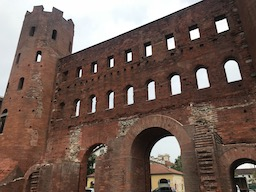
#> input picture Q_81_90/thorino.jpg, 256 x 192 px
$ python 82.py   (older library calls are emulated)
#> lines starting #> are read from the running program, lines starting #| are printed output that depends on the picture
### Q_81_90/filtering.py
import numpy as np

def rgb2grayscale(r, g, b):
    gray_img = 0.2126*r + 0.7152*g + 0.0772*b
    return gray_img.reshape(gray_img.shape[0], gray_img.shape[1], 1)


# [31 lines left out: function filtering, not called in this run]

### Q_81_90/save.py
import cv2

def result(img, name):
    cv2.imwrite(name+".jpg", img)
    cv2.imshow(name, img)
    cv2.waitKey(0)
    cv2.destroyAllWindows()

### Q_81_90/82.py

# coding: utf-8

# In[1]:


import cv2
import numpy as np
from save import result
from filtering import rgb2grayscale

img = cv2.imread("thorino.jpg").astype(np.float32)
H, W, C = img.shape
#> H = 192; W = 256; C = 3
b = img[:,:,0].copy()
g = img[:,:,1].copy()
r = img[:,:,2].copy()
gray_img = rgb2grayscale(r,g,b)

# Sobel filter
sobel_v = np.array([ [1, 2, 1], [0, 0, 0], [-1, -2, -1] ], dtype=np.float32)
sobel_h = np.array([ [1, 0, -1], [2, 0, -2], [1, 0, -1] ], dtype=np.float32)

tmp = np.pad(gray_img, (1, 1), 'edge')
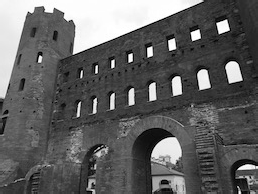
#> tmp: shape (194, 258, 3) float32; min 0, max 256.3, mean 98.9; drawn with min black and max white

Ix = np.zeros_like(gray_img, dtype=np.float32)
Iy = np.zeros_like(gray_img, dtype=np.float32)

for y in range(H):
    for x in range(W):
        Ix[y, x] = np.sum(tmp[y:y+3, x:x+3] * sobel_h)
        Iy[y, x] = np.sum(tmp[y:y+3, x:x+3] * sobel_v)
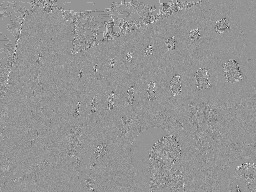
#> Ix: shape (192, 256, 1) float32; min -0.000107, max 7.63e-05, mean 3.41e-08; drawn with min black and max white

Ix2 = Ix**2
Iy2 = Iy**2
Ixy = Ix * Iy


# In[7]:


import cv2
import numpy as np
from save import result

# Read image
img = cv2.imread("thorino.jpg").astype(np.float32)
H, W, C = img.shape

## Grayscale
gray = 0.2126 * img[..., 2] + 0.7152 * img[..., 1] + 0.0722 * img[..., 0]

# Harris

## Sobel
sobely = np.array(((1, 2, 1),
                   (0, 0, 0),
                   (-1, -2, -1)), dtype=np.float32)

sobelx = np.array(((1, 0, -1),
                   (2, 0, -2),
                   (1, 0, -1)), dtype=np.float32)

tmp = np.pad(gray, (1, 1), 'edge')
#> tmp: shape (194, 258) float32

Ix = np.zeros_like(gray, dtype=np.float32)
Iy = np.zeros_like(gray, dtype=np.float32)

for y in range(H):
    for x in range(W):
        Ix[y, x] = np.sum(tmp[y:y+3, x:x+3] * sobelx)
        Iy[y, x] = np.sum(tmp[y:y+3, x:x+3] * sobely)
#> Ix: shape (192, 256) float32
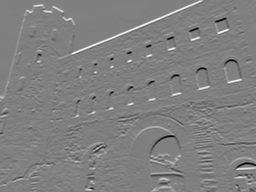
#> Iy: shape (192, 256) float32; min -1009.1, max 1003.1, mean 5.8; drawn with min black and max white

Ix2 = Ix ** 2
#> Ix2: shape (192, 256) float32
Iy2 = Iy ** 2
#> Iy2: shape (192, 256) float32
Ixy = Ix * Iy
#> Ixy: shape (192, 256) float32

## gaussian
K_size = 3
sigma = 3
Ix2_t = np.pad(Ix2, (K_size // 2, K_size // 2), 'edge')
Iy2_t = np.pad(Iy2, (K_size // 2, K_size // 2), 'edge')
Ixy_t = np.pad(Ixy, (K_size // 2, K_size // 2), 'edge')

K = np.zeros((K_size, K_size), dtype=np.float)
for x in range(K_size):
    for y in range(K_size):
        _x = x - K_size // 2
        _y = y - K_size // 2
        K[y, x] = np.exp( -(_x**2 + _y**2) / (2 * (sigma**2)))
K /= (sigma * np.sqrt(2 * np.pi))
K /= K.sum()

for y in range(H):
    for x in range(W):
        Ix2[y,x] = np.sum(Ix2_t[y:y+K_size, x:x+K_size] * K)
        Iy2[y,x] = np.sum(Iy2_t[y:y+K_size, x:x+K_size] * K)
        Ixy[y,x] = np.sum(Ixy_t[y:y+K_size, x:x+K_size] * K)
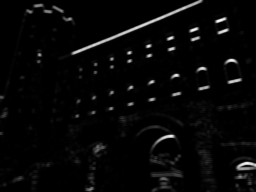
#> Iy2: shape (192, 256) float32; min 0, max 477933, mean 13783.4; drawn with min black and max white

Ix2 = Ix2.astype(np.uint8)
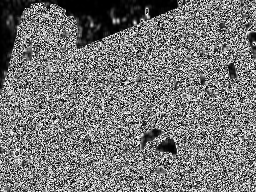
#> Ix2: shape (192, 256); min 0, max 255, mean 116.9
Iy2 = Iy2.astype(np.uint8)
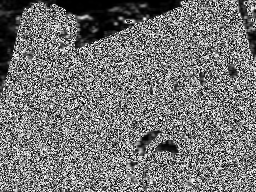
#> Iy2: shape (192, 256); min 0, max 255, mean 116
Ixy = Ixy.astype(np.uint8)
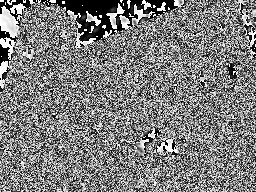
#> Ixy: shape (192, 256); min 0, max 255, mean 125.2


# In[8]:


result(Ix2, "82_x")
result(Iy2, "82_y")
result(Ixy, "82_xy")

$ run again, with Q_81_90/82_x.jpg copied over Q_81_90/thorino.jpg
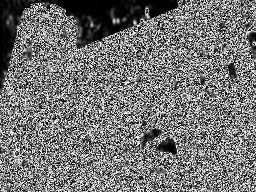
#> input picture Q_81_90/82_x.jpg, 256 x 192 px
#> after the loop `for y in range(H):`:
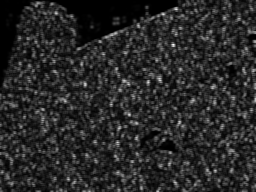
#> Iy2: shape (192, 256) float32; min 0, max 394130.6, mean 62273.7; drawn with min black and max white
#> `Ixy = Ixy.astype(np.uint8)`:
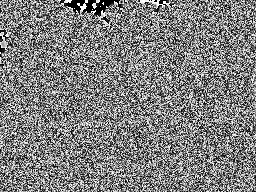
#> Ixy: shape (192, 256); min 0, max 255, mean 127

$ run again, with Q_81_90/82_xy.jpg copied over Q_81_90/thorino.jpg
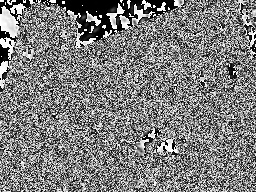
#> input picture Q_81_90/82_xy.jpg, 256 x 192 px
#> after the loop `for y in range(H):`:
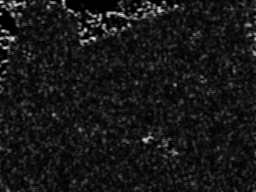
#> Iy2: shape (192, 256) float32; min 0, max 819368.1, mean 76214.9; drawn with min black and max white
#> `Ixy = Ixy.astype(np.uint8)`:
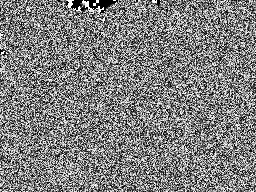
#> Ixy: shape (192, 256); min 0, max 255, mean 127.1
